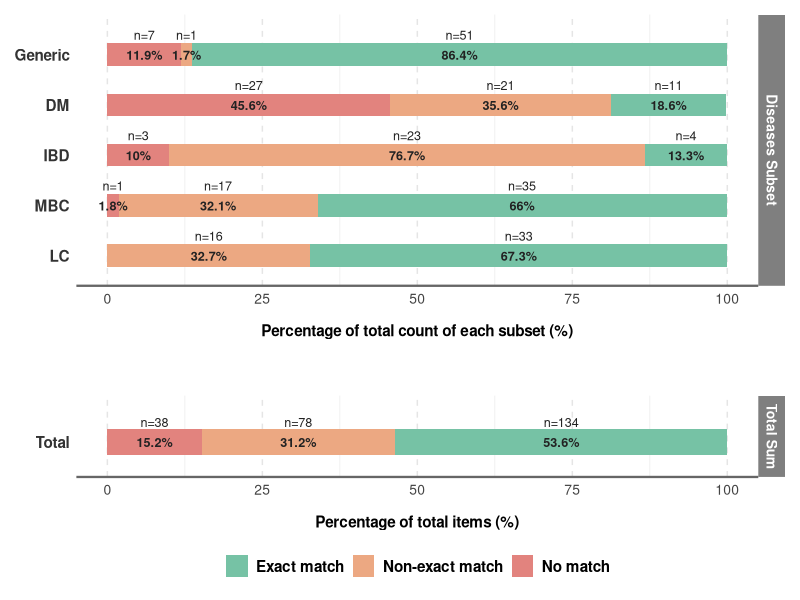
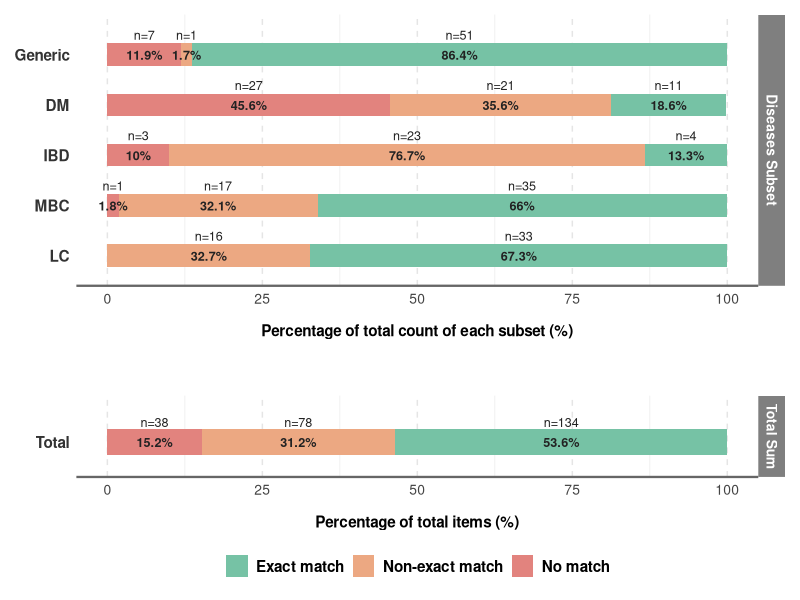
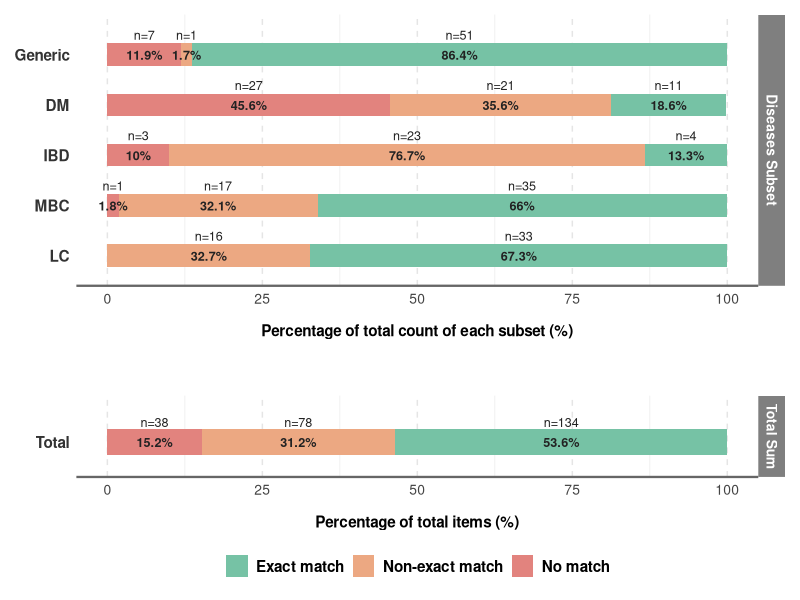
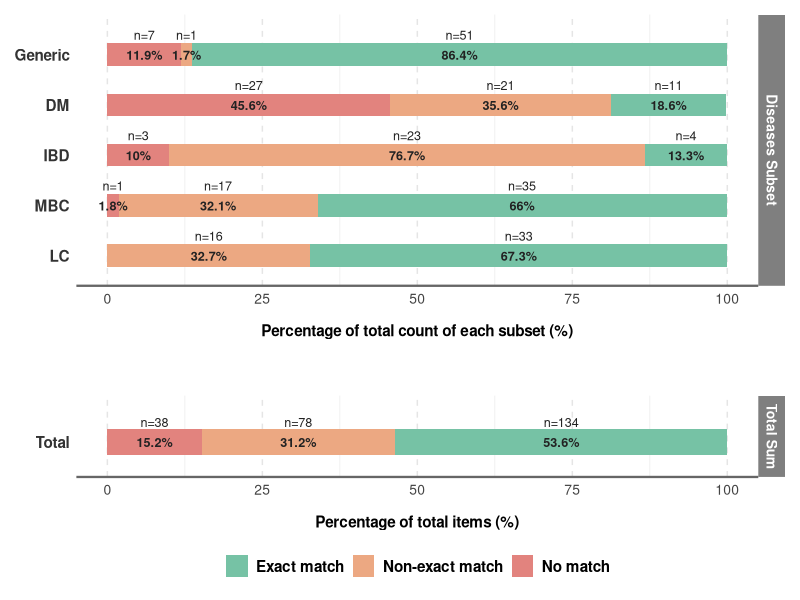

The R source for these figures, in order:

# Install required packages if you haven't already:
# install.packages("tidyverse")
# install.packages("patchwork")
# install.packages("svglite") # Required for clean SVG export

library(tidyverse)
library(patchwork)

# 1. Load the data directly from text
raw_data <- "Match_Type,Generic,DM,IBD,MBC,LC,Total
Exact match,51 (86.4%),11 (18.6%),4 (13.3%),35 (66.0%),33† (67.3%),134 (53.6%)
Non-exact match,1 (1.7%),21 (35.6%),23 (76.7%),17 (32.1%),16 (32.7%),78 (31.2%)
No match,7 (11.9%),27 (45.6%),3 (10%),1 (1.8%),0 (0%),38 (15.2%)
Total,59 (100%),59 (100%),30 (100%),53 (100%),49 (100%),250 (100%)"

df <- read.csv(text = raw_data, stringsAsFactors = FALSE, check.names = FALSE)

# 2. Data Cleaning & Preparation
df_clean <- df %>% filter(Match_Type != "Total")

df_long <- df_clean %>%
  pivot_longer(
    cols = -Match_Type, 
    names_to = "Category", 
    values_to = "Value_Str"
  )

df_long <- df_long %>%
  mutate(
    Percentage = as.numeric(str_extract(Value_Str, "(?<=\\()[0-9.]+(?=%)")),
    Count = as.numeric(str_extract(Value_Str, "^[0-9]+")),
    Plot_Group = ifelse(Category == "Total", "Total Sum", "Diseases Subset")
  )

df_long$Match_Type <- factor(df_long$Match_Type, 
                             levels = c("Exact match", "Non-exact match", "No match"))

df_long$Category <- factor(df_long$Category, 
                           levels = rev(c("Generic", "DM", "IBD", "MBC", "LC", "Total")))

df_long$Plot_Group <- factor(df_long$Plot_Group, 
                             levels = c("Diseases Subset", "Total Sum"))


# Define the highly professional theme
my_theme <- theme_minimal(base_family = "sans") +
  theme(
    axis.text.y = element_text(face = "bold", size = 11, color = "#333333"),  
    axis.text.x = element_text(size = 10, color = "#444444"),
    axis.title.x = element_text(face = "bold", margin = margin(t = 12), size = 11),
    
    panel.grid.major.y = element_blank(),
    panel.grid.major.x = element_line(color = "#E5E5E5", linetype = "dashed"), 
    axis.line.x = element_line(color = "#666666", linewidth = 0.8),            
    
    # Grey background and white font for the facet labels
    strip.background = element_rect(fill = "grey50", color = "grey50", linewidth = 0.0),
    strip.text.y = element_text(face = "bold", size = 10, angle = 270, color = "white")
  )

# Darker Pastel / Muted Colors
darker_pastels <- c("Exact match" = "#76C2A5",      # Darker Pastel Green
                    "Non-exact match" = "#ECA882",  # Darker Pastel Peach/Muted Orange
                    "No match" = "#E2837E")         # Darker Pastel Pink/Muted Red


# 3. Create the UPPER plot (Diseases Subset)
p_upper <- ggplot(df_long %>% filter(Plot_Group == "Diseases Subset"), 
                  aes(x = Percentage, y = Category, fill = Match_Type)) +
  
  geom_bar(stat = "identity", position = "stack", width = 0.45) +
  
  # Text color kept dark ("#222222") to maintain contrast against the richer pastels
  geom_text(aes(label = ifelse(!is.na(Percentage) & Percentage > 0, paste0(Percentage, "%"), "")), 
            position = position_stack(vjust = 0.5), 
            size = 3.2, color = "#222222", fontface = "bold") +
  
  geom_text(aes(label = ifelse(!is.na(Percentage) & Percentage > 0, paste0("n=", Count), "")), 
            position = position_stack(vjust = 0.5), 
            size = 3.2, vjust = -1.5, color = "#222222") +
  
  scale_y_discrete(expand = expansion(add = c(0.6, 0.8))) +
  scale_fill_manual(values = darker_pastels) + 
  facet_grid(Plot_Group ~ .) +
  labs(x = "Percentage of total count of each subset (%)", y = NULL, fill = "Match_Type") +
  
  my_theme +
  theme(plot.margin = margin(t = 5, r = 5, b = 25, l = 5))


# 4. Create the LOWER plot (Total Sum)
p_lower <- ggplot(df_long %>% filter(Plot_Group == "Total Sum"), 
                  aes(x = Percentage, y = Category, fill = Match_Type)) +
  
  geom_bar(stat = "identity", position = "stack", width = 0.45) +
  
  geom_text(aes(label = ifelse(!is.na(Percentage) & Percentage > 0, paste0(Percentage, "%"), "")), 
            position = position_stack(vjust = 0.5), 
            size = 3.2, color = "#222222", fontface = "bold") +
  
  geom_text(aes(label = ifelse(!is.na(Percentage) & Percentage > 0, paste0("n=", Count), "")), 
            position = position_stack(vjust = 0.5), 
            size = 3.2, vjust = -1.5, color = "#222222") +
  
  scale_y_discrete(expand = expansion(add = c(0.6, 0.8))) +
  scale_fill_manual(values = darker_pastels) + 
  facet_grid(Plot_Group ~ .) +
  labs(x = "Percentage of total items (%)", y = NULL, fill = "Match_Type") +
  
  my_theme +
  theme(plot.margin = margin(t = 15, r = 5, b = 5, l = 5))


# 5. Combine the plots using Patchwork
final_plot <- p_upper / p_lower + 
  plot_layout(heights = c(4, 1.2), guides = "collect") & 
  theme(
    legend.position = "bottom",
    legend.title = element_blank(), 
    legend.key.size = unit(0.6, "cm"),
    legend.text = element_text(size = 11, face = "bold")
  )

# Display the plot
print(final_plot)


# 6. EXPORTING THE PLOT IN MULTIPLE FORMATS
# Using consistent dimensions (10x7.5 inches) for thick bars and clear spacing.

# Export as PNG (Great for presentations and standard web use)
ggsave("Outcome_Mapping_Final.png", plot = final_plot, width = 10, height = 7.5, dpi = 300)

# Export as SVG (Great for web, infinitely scalable, text remains editable)
ggsave("Outcome_Mapping_Final.svg", plot = final_plot, width = 10, height = 7.5)

# Export as EPS (Great for medical/scientific journals, requires a PostScript viewer)
# Note: R handles EPS natively, but fallback device is cairo_ps for better font handling if needed
ggsave("Outcome_Mapping_Final.eps", plot = final_plot, width = 10, height = 7.5, device = cairo_ps)
